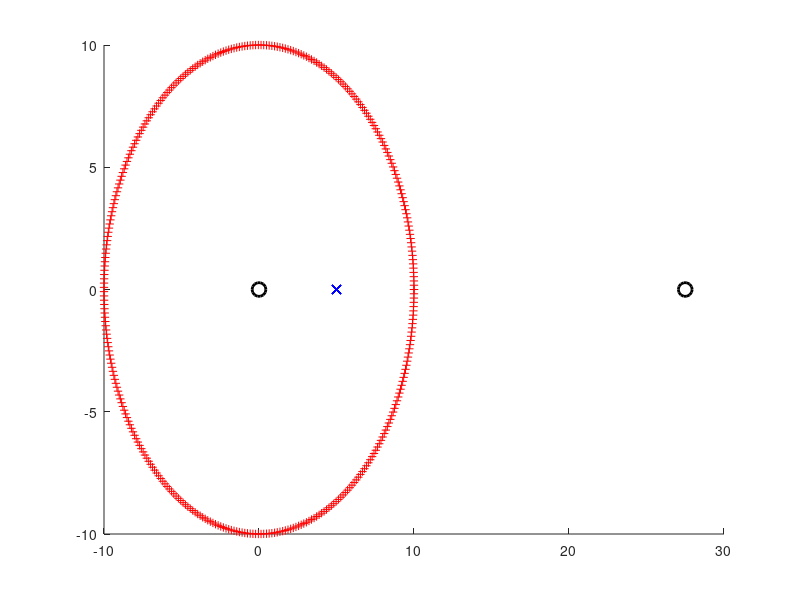
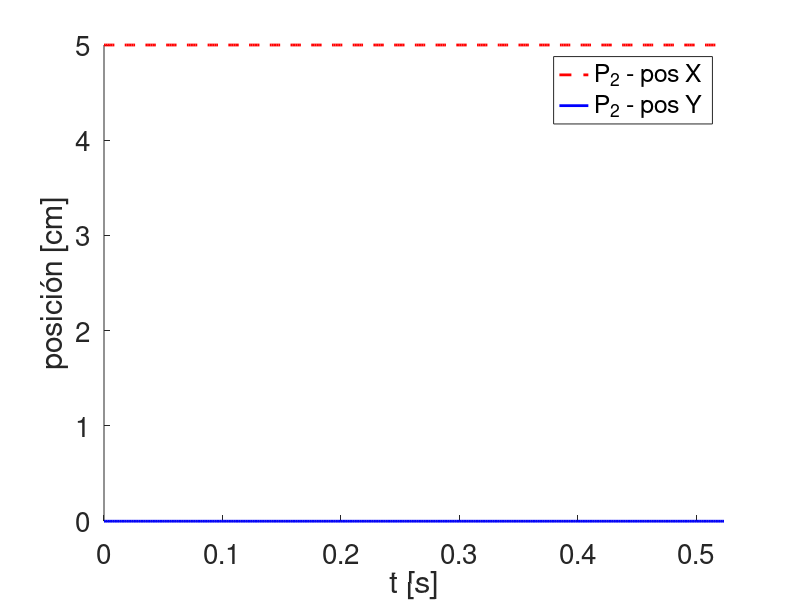
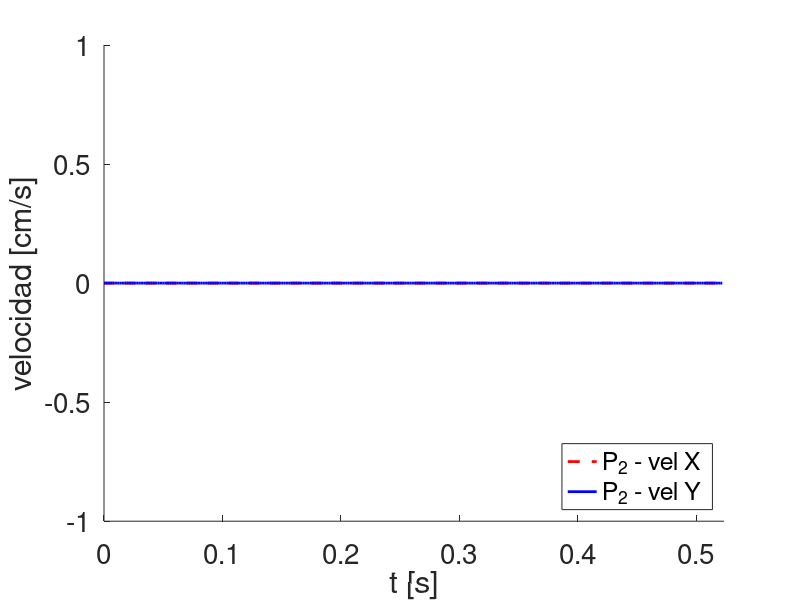
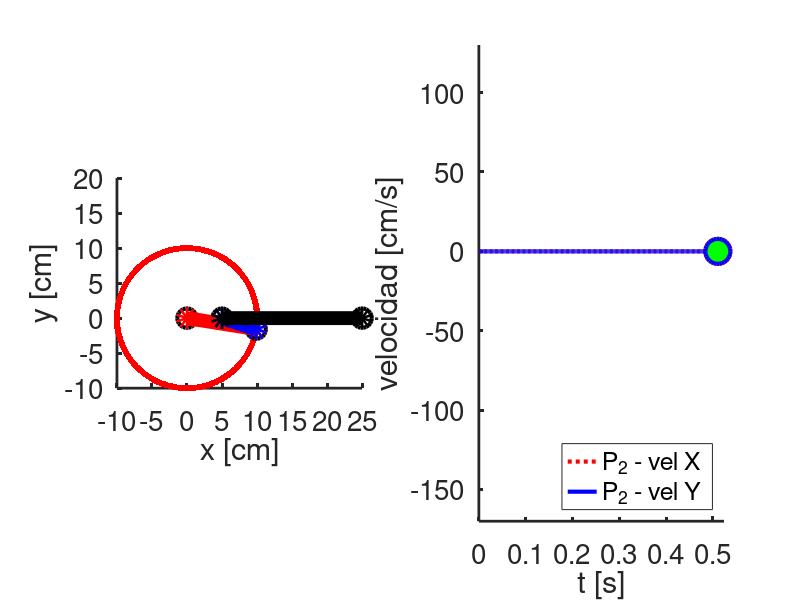

MATLAB code for these plots, in order:
% Mecanica de los Solidos - FCAI-UNCuyo
% 
% Trabajo Practico 0 - Ejercicio 10
%
% Ejercicio: Cinematica del solido rigido.
%
% Se considera un sistema de barras que giran sin rozamiento.
% Una barra AB de longitud a=10cm gira con velocidad angular de 12 [rad/s] en 
% sentido anti horario. A esta barra esta unida una barra BC de longitud b=15cm,
% la cual gira libremente. Finalmente el otro extremo de la barra BC está unida
% a la barra CD de longitud c=20cm que posee su otro extremo fijo.
%
% Se pide 
% 1) determinar la posicion de las barras en funcion del tiempo, 
%    graficar trayectorias en el plano XY.
% 2) graficar la posicion horizontal y vertical del punto C en funcion del tiempo 
% 3) determinar las velocidades de los puntos de union.
% 4) realizar una animacion donde se aprecien las posiciones de las barras y 
%    las velocidades en X e Y del punto C (punto 2).
 
clear all
close all


% Datos
a=10;
b=15;
c=20;
w=12;  %velocidad angular

% Si se desea ver la animacion del sistema se debe definir ipeli menor a 0
ipeli=-1;

% 1) ====================================================================
% Mediante un analisis geometrico determinamos las posiciones de los 
% puntos P1 y P2 (puntos B y C).

% Se considera que el origen (0,0) es el punto A.
function [x1, y1] = pos_pto1(a, wt)
  x1 = a * cos(wt);
  y1 = a * sin(wt);
endfunction


function [x2, y2] = pos_pto2(a, c, pt)
  x2 = a/2 + c - c * cos(pt);
  y2 = c * sin(pt);
endfunction

% Determinamos las posiciones para una vuelta completa, t=[0,2*pi/w]
Nt= 360; %nro de instantes de  tiempo a evaluar
tt= linspace(0,2*pi/w,Nt);
P1= zeros(Nt,2);
P2= zeros(Nt,2);
for i=1:Nt
  wt = w*tt(i);
  
  [x1, y1] = pos_pto1(a, wt);
  
  L     = 0.0; %==> completar
  beta  = 0.0; %==> completar
  theta = 0.0; %==> completar
  
  pt   = beta+theta;
  [x2, y2] = pos_pto2(a, c, pt);

  %Almacenamos las posiciones de los puntos en funcion de t   
  P1(i,:) = [x1, y1];
  P2(i,:) = [x2, y2];
end

% Trayectorias de los puntos P1 y P2
figure(1);clf
hold on
plot(0,0,'ko','markersize',10,'linewidth',2)
plot(b/2+c,0,'ko','markersize',10,'linewidth',2)
plot(P1(:,1),P1(:,2),'r+')
plot(P2(:,1),P2(:,2),'bx')
hold off

% 2) ====================================================================
% Posicion del punto P2 en funcion del tiempo
figure(2);clf
hold on
plot(tt,P2(:,1),'r--','linewidth',2)
plot(tt,P2(:,2),'b-','linewidth',2)
hold off
xlabel('t [s]','fontsize',20)
ylabel('posición [cm]','fontsize',20)
h=legend('P_2 - pos X', 'P_2 - pos Y');
xlim([0, 2*pi/w])
set(h,'fontsize',20)  
set(gca,'fontsize',20)  

% 3) ====================================================================
% Velocidad del punto P2 en funcion del tiempo
dt=tt(2);

V2=zeros(Nt-1,2);
%V2= ... ==> COMPLETAR - ver funcion diff

figure(3);clf
hold on
plot(tt(1:Nt-1),V2(:,1),'r--','linewidth',2)
plot(tt(1:Nt-1),V2(:,2),'b-','linewidth',2)
hold off
xlabel('t [s]','fontsize',20)
ylabel('velocidad [cm/s]','fontsize',20)
h=legend('P_2 - vel X', 'P_2 - vel Y','location','southeast');
xlim([0, 2*pi/w])
set(h,'fontsize',20)  
set(gca,'fontsize',20)

% 4) ====================================================================
%Realizamos una animacion para ver la cinematica de las barras 
%Este loop while funciona perfecto: NO TOCAR!
while (ipeli<0)
  for i=1:10:Nt
    
    figure(4);clf
    subplot(1,2,1)
    hold on
    plot(P1(1:i,1),P1(1:i,2),'r.','markersize',14)
    plot(P2(1:i,1),P2(1:i,2),'k.','markersize',14)
    plot(0,0,'ko','markersize',14,'linewidth',3)
    plot(a/2+c,0,'ko','markersize',14,'linewidth',3)
    plot(P1(i,1),P1(i,2),'ko','markersize',14,'linewidth',3)
    plot(P2(i,1),P2(i,2),'ko','markersize',14,'linewidth',3)
    plot([0,P1(i,1)],[0,P1(i,2)],'ro-','linewidth',10)
    plot([P1(i,1),P2(i,1)],[P1(i,2),P2(i,2)],'bo-','linewidth',10)
    plot([P2(i,1),a/2+c],[P2(i,2),0],'ko-','linewidth',10)
    axis equal
    xlim([-a,a/2+c])
    ylim([-a,c])
    hold off
    xlabel('x [cm]','fontsize',24)
    ylabel('y [cm]','fontsize',24)
    set(gca,'fontsize',20,'linewidth', 2)
    
    subplot(1,2,2)
    hold on
    plot(tt(1:Nt-1),V2(:,1),'r:','linewidth',3)
    plot(tt(1:Nt-1),V2(:,2),'b-','linewidth',3)
    plot(tt(i),V2(i,1),'ro','markersize',18,'linewidth',3,'markerfacecolor','g')
    plot(tt(i),V2(i,2),'bo','markersize',18,'linewidth',3,'markerfacecolor','g')
    hold off
    xlabel('t [s]','fontsize',24)
    ylabel('velocidad [cm/s]','fontsize',24)
    h=legend('P_2 - vel X', 'P_2 - vel Y','location','southeast');
    xlim([0, 2*pi/w])
    ylim([-170,130])
    set(h,'fontsize',20)  
    set(gca,'fontsize',20,'linewidth', 2)
    
    pause(0.01)
  end
  ipeli=ipeli+1;
end
